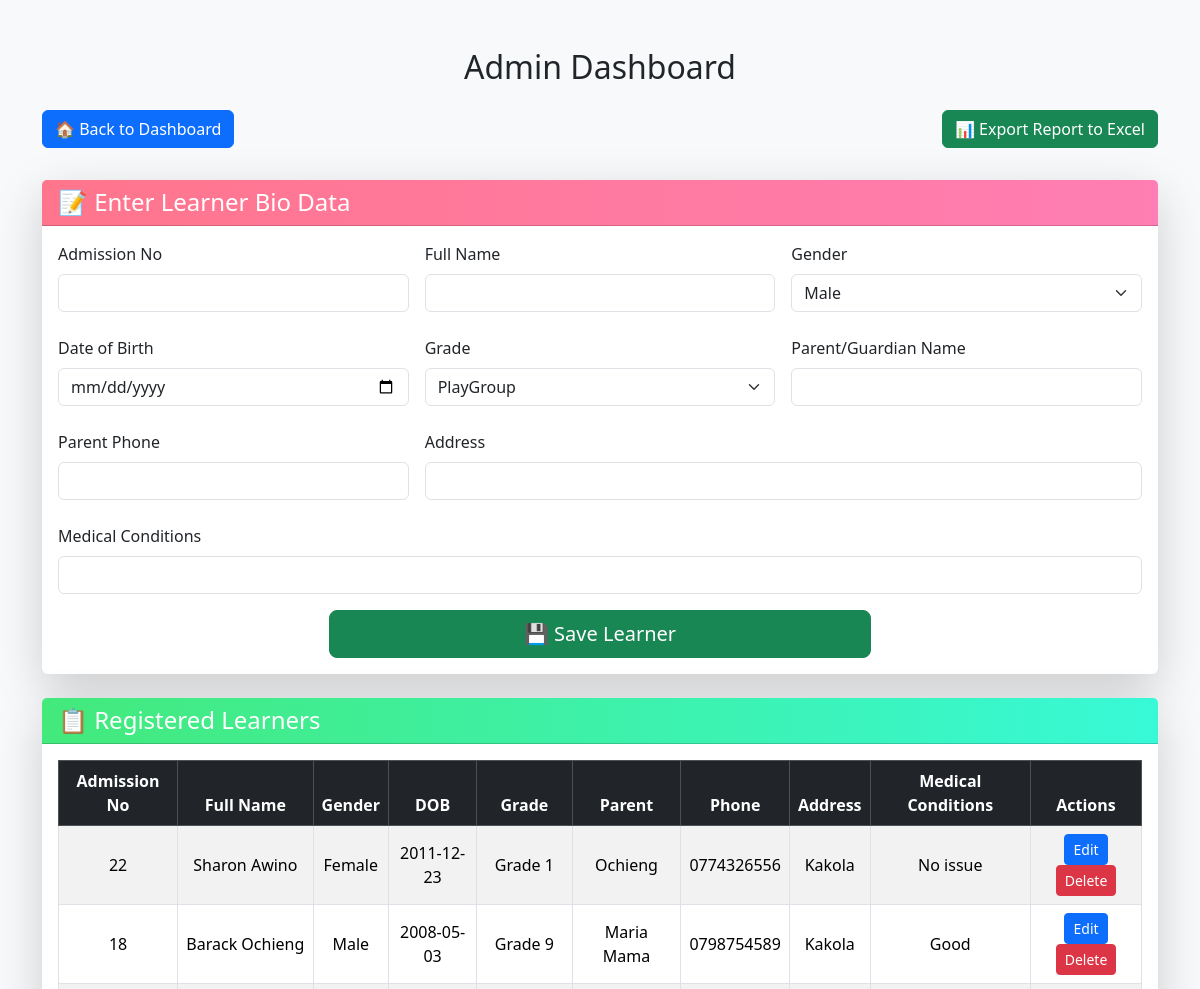
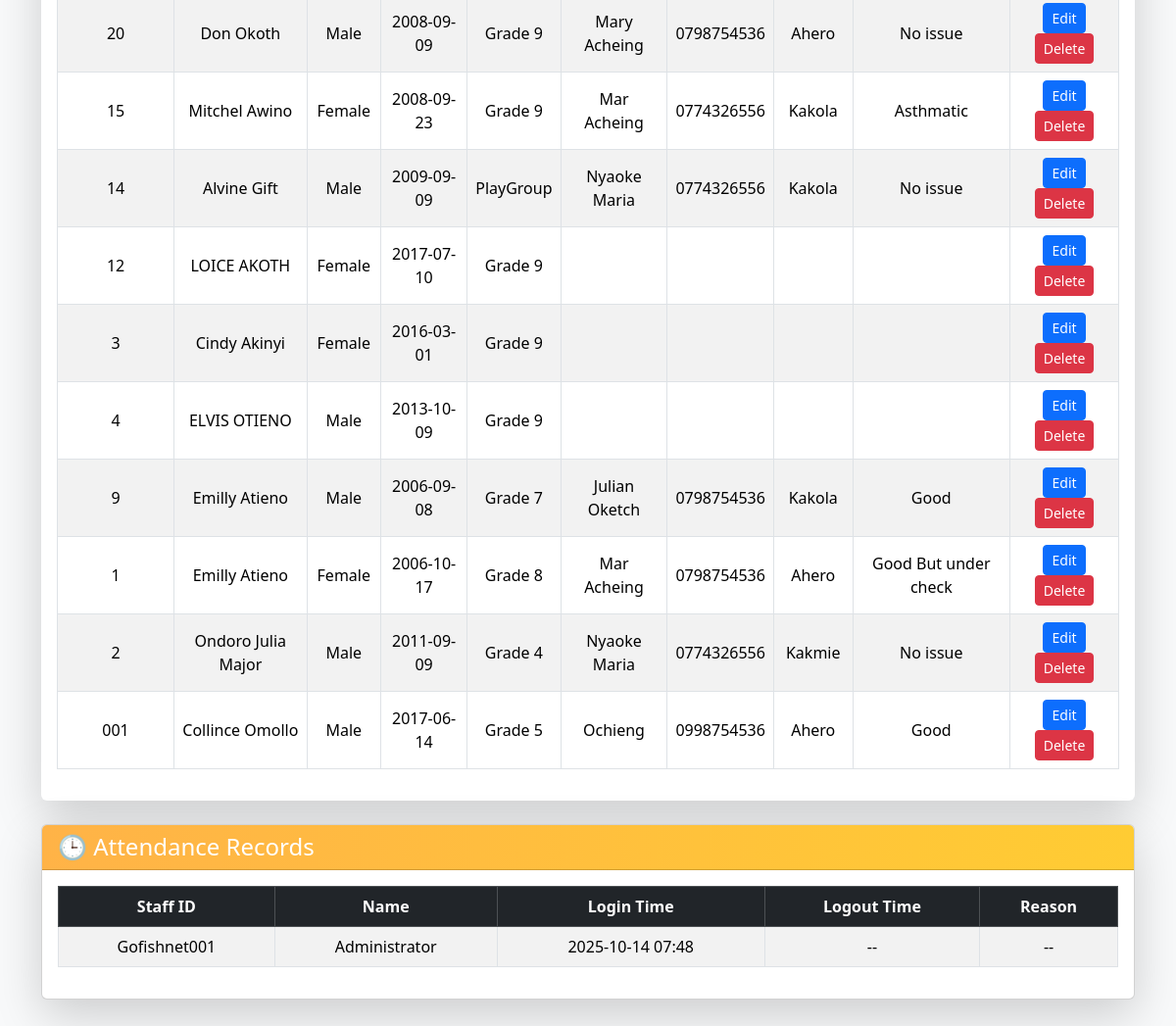
The page /admin (signed in) on the database its author committed (2 pictures, top to bottom).
### models.py (models this page shows)
class Learners(db.Model):
    id = db.Column(db.Integer, primary_key=True)
    admission_no = db.Column(db.String(50), unique=True, nullable=False)
    full_name = db.Column(db.String(100), nullable=False)
    gender = db.Column(db.String(10))
    dob = db.Column(db.Date)
    grade = db.Column(db.String(20))
    parent_name = db.Column(db.String(100))
    parent_phone = db.Column(db.String(20))
    address = db.Column(db.String(200))
    medical_conditions = db.Column(db.Text)
    created_at = db.Column(db.DateTime, default=datetime.utcnow)

class Attendance(db.Model):
    id = db.Column(db.Integer, primary_key=True)
    staff_id = db.Column(db.String(50), db.ForeignKey('staff.staff_id'))
    staff = db.relationship('Staff', backref='attendances', lazy=True)
    login_time = db.Column(db.DateTime, default=datetime.utcnow)
    logout_time = db.Column(db.DateTime)
    logout_reason = db.Column(db.String(200))

class Staff(db.Model):
    id = db.Column(db.Integer, primary_key=True)
    staff_id = db.Column(db.String(50), unique=True, nullable=False)
    name = db.Column(db.String(100), nullable=False)
    email = db.Column(db.String(120))  # optional initially
    password = db.Column(db.String(100), default='123456')  # initial password
    is_class_teacher = db.Column(db.Boolean, default=False)
    grade_assigned = db.Column(db.String(50))
    subjects = db.Column(db.String(200))
    syllabus_coverage = db.Column(db.Text)
    is_admin = db.Column(db.Boolean, default=False)  # admin column

### app.py (the view, shortened to what this page needs)
@app.route('/admin', methods=['GET', 'POST'])
def admin_dashboard():
    if 'staff_id' not in session:
        flash('Please login first.', 'danger')
        return redirect(url_for('login'))
    staff = Staff.query.filter_by(staff_id=session['staff_id']).first()
    if not staff or not staff.is_admin:
        flash('Access denied.', 'danger')
        return redirect(url_for('dashboard'))
    records = Attendance.query.order_by(Attendance.login_time.desc()).all()
    summary = summarize_early_departures()
    form = LearnerBioDataForm()
    all_learners = Learners.query.order_by(Learners.created_at.desc()).all()
    return render_template(
        'admin.html',
        records=records,
        summary=summary,
        form=form,
        learners=all_learners
    )

### forms.py
class LearnerBioDataForm(FlaskForm):
    admission_no = StringField('Admission No', validators=[DataRequired(), Length(max=20)])
    full_name = StringField('Full Name', validators=[DataRequired(), Length(max=100)])
    gender = SelectField('Gender', choices=[('Male', 'Male'), ('Female', 'Female')], validators=[DataRequired()])
    dob = DateField('Date of Birth', format='%Y-%m-%d', validators=[Optional()])
    grade = SelectField(
        'Grade',
        choices=[
            ('PlayGroup', 'PlayGroup'),
            ('PP1', 'PP1'),
            ('PP2', 'PP2')
        ] + [(f'Grade {i}', f'Grade {i}') for i in range(1, 10)],
        validators=[DataRequired()]
    )
    parent_name = StringField("Parent/Guardian Name", validators=[Optional(), Length(max=100)])
    parent_phone = StringField("Parent Phone", validators=[Optional(), Length(max=20)])
    address = StringField("Address", validators=[Optional(), Length(max=200)])
    medical_conditions = StringField("Medical Conditions", validators=[Optional(), Length(max=200)])
    submit = SubmitField("Add Learner")

### app.py (called while the page is built)
def summarize_early_departures():
    records = Attendance.query.order_by(Attendance.login_time.desc()).all()
    cutoff = time(16, 30)  # 4:30pm
    summary = collections.Counter()
    for rec in records:
        if rec.logout_time:
            try:
                if rec.logout_time.weekday() < 5:  # Mon-Fri only
                    if rec.logout_time.time() < cutoff:
                        summary[rec.staff_id] += 1
            except Exception:
                continue
    return summary

### templates/admin.html (shortened to what this page needs)
{% extends "base.html" %}
{% block body %}
<div class="container py-5">
    <h2 class="mb-4 text-center">Admin Dashboard</h2>
    <div class="mb-4 d-flex justify-content-between flex-wrap">
        <a href="{{ url_for('dashboard') }}" class="btn btn-primary mb-2">🏠 Back to Dashboard</a>
        <a href="{{ url_for('export_reports') }}" class="btn btn-success mb-2">📊 Export Report to Excel</a>
    </div>
    <div class="card shadow-lg border-0 mb-4">
        <div class="card-header text-white" style="background: linear-gradient(90deg, #ff758c, #ff7eb3);">
            <h4 class="mb-0">📝 Enter Learner Bio Data</h4>
        </div>
        <div class="card-body">
            <form method="POST">
                <div class="row g-3">
                    <div class="col-md-4">
                        {{ form.admission_no.label(class="form-label") }}
                        {{ form.admission_no(class="form-control") }}
                    </div>
                    <div class="col-md-4">
                        {{ form.full_name.label(class="form-label") }}
                        {{ form.full_name(class="form-control") }}
                    </div>
                    <div class="col-md-4">
                        {{ form.gender.label(class="form-label") }}
                        {{ form.gender(class="form-select") }}
                    </div>
                </div>
                <div class="row g-3 mt-2">
                    <div class="col-md-4">
                        {{ form.dob.label(class="form-label") }}
                        {{ form.dob(class="form-control") }}
                    </div>
                    <div class="col-md-4">
                        {{ form.grade.label(class="form-label") }}
                        {{ form.grade(class="form-select") }}
                    </div>
                    <div class="col-md-4">
                        {{ form.parent_name.label(class="form-label") }}
                        {{ form.parent_name(class="form-control") }}
                    </div>
                </div>
                <div class="row g-3 mt-2">
                    <div class="col-md-4">
                        {{ form.parent_phone.label(class="form-label") }}
                        {{ form.parent_phone(class="form-control") }}
                    </div>
                    <div class="col-md-8">
                        {{ form.address.label(class="form-label") }}
                        {{ form.address(class="form-control") }}
                    </div>
                </div>
                <div class="row g-3 mt-2">
                    <div class="col-md-12">
                        {{ form.medical_conditions.label(class="form-label") }}
                        {{ form.medical_conditions(class="form-control") }}
                    </div>
                </div>
                <div class="mt-3 text-center">
                    <button type="submit" class="btn btn-success btn-lg w-50">💾 Save Learner</button>
                </div>
            </form>
        </div>
    </div>
    {% if learners %}
    <div class="card shadow-lg border-0 mb-4">
        <div class="card-header text-white" style="background: linear-gradient(90deg, #43e97b, #38f9d7);">
            <h4 class="mb-0">📋 Registered Learners</h4>
        </div>
        <div class="card-body">
            <div class="table-responsive">
                <table class="table table-bordered table-striped align-middle text-center">
                    <thead class="table-dark">
                        <tr>
                            <th>Admission No</th>
                            <th>Full Name</th>
                            <th>Gender</th>
                            <th>DOB</th>
                            <th>Grade</th>
                            <th>Parent</th>
                            <th>Phone</th>
                            <th>Address</th>
                            <th>Medical Conditions</th>
                            <th>Actions</th>
                        </tr>
                    </thead>
                    <tbody>
                        {% for l in learners %}
                        <tr>
                            <td>{{ l.admission_no }}</td>
                            <td>{{ l.full_name }}</td>
                            <td>{{ l.gender }}</td>
                            <td>{{ l.dob.strftime('%Y-%m-%d') if l.dob else '' }}</td>
                            <td>{{ l.grade }}</td>
                            <td>{{ l.parent_name }}</td>
                            <td>{{ l.parent_phone }}</td>
                            <td>{{ l.address }}</td>
                            <td>{{ l.medical_conditions }}</td>
                            <td>
                                <a href="{{ url_for('edit_learner', id=l.id) }}" class="btn btn-sm btn-primary">Edit</a>
                                <form action="{{ url_for('delete_learner', id=l.id) }}" method="POST" style="display:inline;">
                                    <button class="btn btn-sm btn-danger" onclick="return confirm('Delete this learner?')">Delete</button>
                                </form>
                            </td>
                        </tr>
                        {% endfor %}
                    </tbody>
                </table>
            </div>
        </div>
    </div>
    {% endif %}
    {% if records %}
    <div class="card shadow-lg mb-4">
        <div class="card-header text-white" style="background: linear-gradient(90deg, #ffb347, #ffcc33);">
            <h4 class="mb-0">🕒 Attendance Records</h4>
        </div>
        <div class="card-body">
            <div class="table-responsive">
                <table class="table table-bordered table-striped align-middle text-center">
                    <thead class="table-dark">
                        <tr>
                            <th>Staff ID</th>
                            <th>Name</th>
                            <th>Login Time</th>
                            <th>Logout Time</th>
                            <th>Reason</th>
                        </tr>
                    </thead>
                    <tbody>
                        {% for record in records %}
                        <tr>
                            <td>{{ record.staff_id }}</td>
                            <td>{{ record.staff.name }}</td>
                            <td>{{ record.login_time.strftime('%Y-%m-%d %H:%M') }}</td>
                            <td>{% if record.logout_time %}{{ record.logout_time.strftime('%Y-%m-%d %H:%M') }}{% else %}--{% endif %}</td>
                            <td>{{ record.logout_reason or '--' }}</td>
                        </tr>
                        {% endfor %}
                    </tbody>
                </table>
            </div>
        </div>
    </div>
    {% endif %}
</div>
{% endblock %}

### static/css/style.css (style rules this page uses)
body { font-family: 'Segoe UI', sans-serif; background-color: #f8f9fa; }
.card { cursor: pointer; transition: transform 0.2s ease-in-out; }

### rows shown on the page
Learners: admission_no "22", full_name "Sharon Awino", gender "Female", dob "2011-12-23", grade "Grade 1", parent_name "Ochieng", parent_phone "0774326556", address "Kakola", medical_conditions "No issue"
Learners: admission_no "18", full_name "Barack Ochieng", gender "Male", dob "2008-05-03", grade "Grade 9", parent_name "Maria Mama", parent_phone "0798754589", address "Kakola", medical_conditions "Good"
Learners: admission_no "20", full_name "Don Okoth", gender "Male", dob "2008-09-09", grade "Grade 9", parent_name "Mary Acheing", parent_phone "0798754536", address "Ahero", medical_conditions "No issue"
Learners: admission_no "15", full_name "Mitchel Awino", gender "Female", dob "2008-09-23", grade "Grade 9", parent_name "Mar Acheing", parent_phone "0774326556", address "Kakola", medical_conditions "Asthmatic"
Learners: admission_no "14", full_name "Alvine Gift", gender "Male", dob "2009-09-09", grade "PlayGroup", parent_name "Nyaoke Maria", parent_phone "0774326556", address "Kakola", medical_conditions "No issue"
Learners: admission_no "12", full_name "LOICE AKOTH", gender "Female", dob "2017-07-10", grade "Grade 9"
Learners: admission_no "3", full_name "Cindy Akinyi", gender "Female", dob "2016-03-01", grade "Grade 9"
Learners: admission_no "4", full_name "ELVIS OTIENO", gender "Male", dob "2013-10-09", grade "Grade 9"
Learners: admission_no "9", full_name "Emilly Atieno", gender "Male", dob "2006-09-08", grade "Grade 7", parent_name "Julian Oketch", parent_phone "0798754536", address "Kakola", medical_conditions "Good"
Learners: admission_no "1", full_name "Emilly Atieno", gender "Female", dob "2006-10-17", grade "Grade 8", parent_name "Mar Acheing", parent_phone "0798754536", address "Ahero", medical_conditions "Good But under check"
Learners: admission_no "2", full_name "Ondoro Julia Major", gender "Male", dob "2011-09-09", grade "Grade 4", parent_name "Nyaoke Maria", parent_phone "0774326556", address "Kakmie", medical_conditions "No issue"
Learners: admission_no "001", full_name "Collince Omollo", gender "Male", dob "2017-06-14", grade "Grade 5", parent_name "Ochieng", parent_phone "0998754536", address "Ahero", medical_conditions "Good"
Attendance: staff_id "Gofishnet001", staff.name "Administrator", login_time "2025-10-14 07:48", logout_reason "--"
